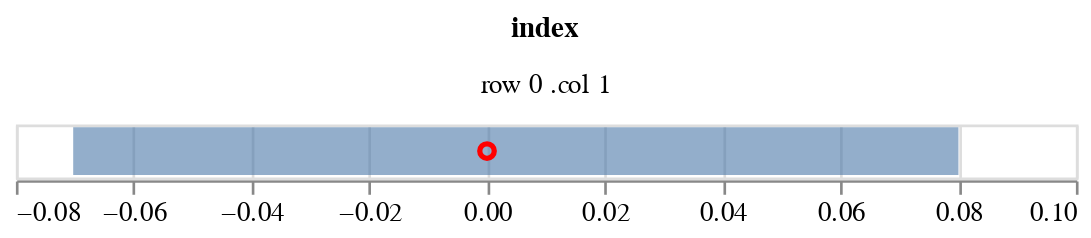

Source (notebook cell):
### Code cell
estimates = load_obj('Phi_median', log_dir).reshape(20, 1, 2, 2)
get_credible_interval_Phi(estimates)

### Figure 1 — Vega-Lite specification as saved in the notebook (floating-point values rounded to 4 significant figures)
{"config": {"view": {"continuousWidth": 400, "continuousHeight": 300}}, "data": {"name": "data-e8f1a1497d224fce17286e03ffbb51f0"}, "facet": {"type": "nominal", "field": "index"}, "spec": {"layer": [{"mark": {"type": "bar", "opacity": 0.6}, "encoding": {"x": {"type": "quantitative", "field": "q1", "title": null}, "x2": {"field": "q2", "title": null}}}, {"mark": {"type": "point", "color": "red", "opacity": 1}, "encoding": {"x": {"type": "quantitative", "field": "data", "title": null}}}]}, "columns": 2, "$schema": "https://vega.github.io/schema/vega-lite/v4.8.1.json", "datasets": {"data-e8f1a1497d224fce17286e03ffbb51f0": [{"row": 0, "col": 1, "q1": -0.07027, "q2": 0.08006, "data": 0.0, "index": "row 0 .col 1"}]}}
